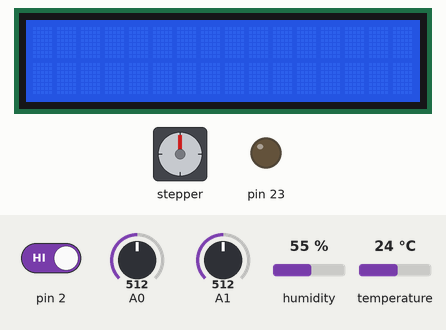
Recording of a sketch running on a simulated Arduino Uno, built with avr-gcc and run on an emulated ATmega328P. Shown: 16×2 character LCD, stepper motor, output pins drawn as LEDs (lit = HIGH). The inputs (shaded band) are chosen by the test bench; at power-on: pin 2 HIGH, humidity 55 %, A0 = 512, A1 = 512, temperature 24 °C. The local clock reads 2024-03-15 10:24:30 at power-on unless the sketch sets it; stepper angles assume 2048 steps per turn; pins used as bus, display or sensor lines are not drawn; what the sketch prints to the serial monitor is not drawn.

Above: at 1.2 s.
1.3 s: pin 2 driven LOW
At 2.0 s:
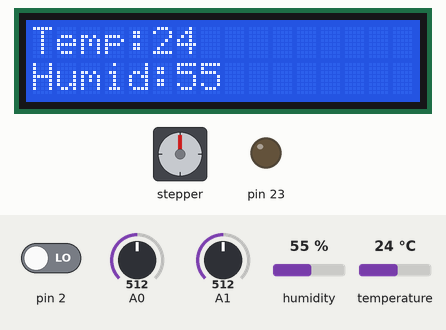
At 2.91 s:
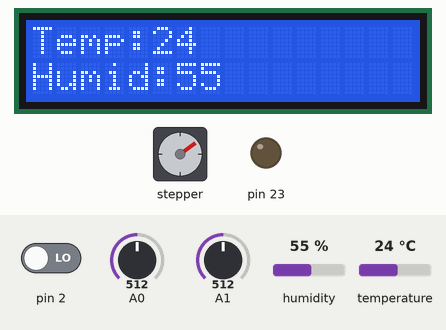
6.6 s: humidity set to 22 %
At 9.22 s:
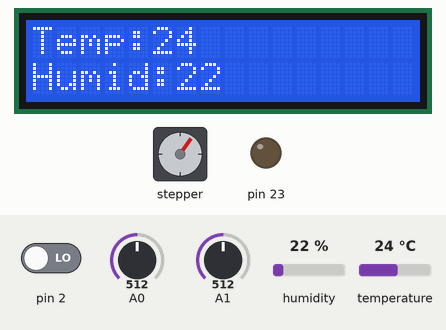
Timing chart, 0 to 15.0 s (numbered marks = the images above; inputs shaded):
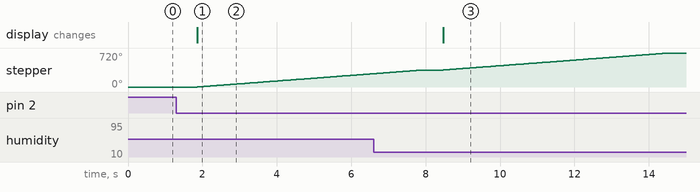

Measured:
- after the input at 1.3 s, stepper: keeps turning clockwise at about 60°/s, starting after 0.56 s; the display: changes after 0.56 s (image 1)
- after the input at 6.6 s, the display: changes after 1.9 s (image 3)

The sketch:

FinalProject.ino
```cpp
// Hunter Bickel

#include <LiquidCrystal.h>
#include <DHT11.h>
#include <Stepper.h>
#include <Wire.h>
#include <I2C_RTC.h>

#define RDA  (1 << 7)
#define TBE  (1 << 5)

//UART
// UART Pointers
volatile unsigned char *myUCSR0A  = 0x00C0;
volatile unsigned char *myUCSR0B  = 0x00C1;
volatile unsigned char *myUCSR0C  = 0x00C2;
volatile unsigned int  *myUBRR0   = 0x00C4;
volatile unsigned char *myUDR0    = 0x00C6;

//EICRA
volatile unsigned char *myEICRA = 0x69;
volatile unsigned char *myEIMSK = 0x3D;
volatile unsigned char *myEIFR = 0x3C;

//Port A
volatile unsigned char *myPortA = 0x22;
volatile unsigned char *myDDRA = 0x21;
volatile unsigned char *myPinA = 0x20;

//Port B
volatile unsigned char *myPortB = 0x25;
volatile unsigned char *myDDRB = 0x24;
volatile unsigned char *myPinB = 0x23;

//Port E
volatile unsigned char *myPortE = 0x2E;
volatile unsigned char *myDDRE = 0x2D;
volatile unsigned char *myPinE = 0x2C;

//Port L
volatile unsigned char *myPortL = 0x10B;
volatile unsigned char *myDDRL = 0x10A;
volatile unsigned char *myPinL = 0x109;

//Analog Read
volatile unsigned char *my_ADMUX = (unsigned char*) 0x7C;
volatile unsigned char *my_ADCSRB = (unsigned char*) 0x7B;
volatile unsigned char *my_ADCSRA = (unsigned char*) 0x7A;
volatile unsigned int *my_ADC_DATA = (unsigned int*) 0x78;

//Timer
volatile unsigned char *myTCCR1A = (unsigned char *) 0x80;
volatile unsigned char *myTCCR1B = (unsigned char *) 0x81;
volatile unsigned char *myTCCR1C = (unsigned char *) 0x82;
volatile unsigned char *myTIMSK1 = (unsigned char *) 0x6F;
volatile unsigned int  *myTCNT1  = (unsigned  int *) 0x84;
volatile unsigned char *myTIFR1 =  (unsigned char *) 0x36;

DS1307 RTC;

LiquidCrystal lcd{7, 8, 9, 10, 11, 12}; // LCD setup

DHT11 dht(13); // DHT11 setup
int temp;
int humid;

Stepper stepperName = Stepper(2048, 3, 4, 5, 6);

int waterLevel; //for water level detection

enum state {Idle, Running, Error, Disabled};

enum state currentState = Disabled;

volatile bool startPressed = false;

void setup()
{

  U0Init(9600);
  adc_init();

  stepperName.setSpeed(10);

  lcd.begin(16, 2); // Set up LCD

  *myDDRB |= (1 << 0); // Red LED
  *myDDRB |= (1 << 2); // Yellow
  *myDDRL |= (1 << 0); // Blue
  *myDDRL |= (1 << 2); // Green

  *myDDRA &= ~(1 << 5); // Stop
  *myPortA |= (1 << 5);
  *myDDRE &= ~(1 << 4); // Start, set to input, turn on pull-up resistor
  *myPortE |= (1 << 4);
  *myDDRA &= !(1 << 1); // Restart
  *myPortA |= (1 << 1);

  *myDDRB |= (1 << 7); // Fan

  RTC.begin();
  RTC.setHourMode(CLOCK_H12);

  *myEICRA |= (1 << 1); // Setup Interrupt
  *myEICRA &= ~(1 << 0);
  *myEIMSK |= (1 << 0);

  attachInterrupt(digitalPinToInterrupt(2), StartButton, FALLING);

}


void loop()
{


  if (currentState != Disabled) {

    int result = dht.readTemperatureHumidity(temp, humid);

    if (currentState != Error) {
      if (result == 0) { // Update LCD screen with temp and humidity
        lcd.clear();
        lcd.print("Temp: ");
        lcd.setCursor(5, 0);
        lcd.print(temp);
        lcd.setCursor(0, 1);
        lcd.print("Humid: ");
        lcd.setCursor(6, 1);
        lcd.print(humid);
        lcd.setCursor(0, 0);
      }
    }

    if (*myPinA & (1 << 5)) { // Check if off button gets clicked
      *myPortA &= ~(1 << 7); // Turn fan off
      currentState = Disabled; // Go into DISABLED mode
      *myPortL &= ~(1 << 2);
      *myPortB &= ~(1 << 0);
      *myPortL &= ~(1 << 0);
      stringStream("Transitioning to DISABLED\n");
      IntToString(RTC.getHours());
      stringStream(":");
      IntToString(RTC.getMinutes());
      stringStream(":");
      IntToString(RTC.getSeconds());
      stringStream("\n");
      lcd.clear();
    }

    //Control vent position using potentiometer
    int ventVal = adc_read(1);

    if (ventVal > 450) {
      stepperName.step(2048);
    } else {}

    int resVal = adc_read(0);

    if (currentState == Idle) {


      if (resVal < 500) { // If water level too low, state == error
        *myPortL &= ~(1 << 2);
        currentState = Error;
        stringStream("Transitioning to ERROR\n");
        IntToString(RTC.getHours());
        stringStream(":");
        IntToString(RTC.getMinutes());
        stringStream(":");
        IntToString(RTC.getSeconds());
        stringStream("\n");
        *myPortB |= (1 << 0); // Red LED on (all others off)
      }

      if (temp >= 22) { // If temp too high, state = RUNNING
        *myPortL &= ~(1 << 2);
        currentState = Running;
        stringStream("Transitioning to RUNNING\n");
        IntToString(RTC.getHours());
        stringStream(":");
        IntToString(RTC.getMinutes());
        stringStream(":");
        IntToString(RTC.getSeconds());
        stringStream("\n");
        *myPortL |= (1 << 0); // Blue LED on (all others off)
      }

    } else if (currentState == Error) {

      if ((*myPinA & (1 << 1)) && resVal >= 200) { // Reset button should change it back to Idle if water is normal
        *myPortB &= ~(1 << 0);
        currentState = Idle;
        lcd.clear();
        stringStream("Transitioning to IDLE\n");
        IntToString(RTC.getHours());
        stringStream(":");
        IntToString(RTC.getMinutes());
        stringStream(":");
        IntToString(RTC.getSeconds());
        stringStream("\n");
        *myPortL |= (1 << 2); // Green LED on
      }

      lcd.clear();
      lcd.setCursor(0, 0);
      lcd.print("ERROR: water low");
    } else if (currentState == Running) {
      *myPortA |= (1 << 7);

      if (resVal < 500) { // Transition to ERROR if water is too low
        *myPortL &= ~(1 << 0);
        currentState = Error;
        *myPortA &= ~(1 << 7);
        stringStream("Transitioning to ERROR\n");
        IntToString(RTC.getHours());
        stringStream(":");
        IntToString(RTC.getMinutes());
        stringStream(":");
        IntToString(RTC.getSeconds());
        stringStream("\n");
        *myPortB |= (1 << 0); // Red LED on (all others off)
      }

      if (temp < 22) { // Transition to IDLE if temperature drops below threshold
        *myPortL &= ~(1 << 0);
        currentState = Idle;
        *myPortA &= ~(1 << 7);
        stringStream("Transitioning to IDLE\n");
        IntToString(RTC.getHours());
        stringStream(":");
        IntToString(RTC.getMinutes());
        stringStream(":");
        IntToString(RTC.getSeconds());
        stringStream("\n");
        *myPortL |= (1 << 2); // Green LED on
      }

    }

    my_delay(1000);

  } else { //Disabled

  *myPortB |= (1 << 2); // Yellow LED ON

  if (startPressed) {
    currentState = Idle;
    *myPortB &= ~(1 << 2);
    stringStream("Transitioning to IDLE\n");
    IntToString(RTC.getHours());
    stringStream(":");
    IntToString(RTC.getMinutes());
    stringStream(":");
    IntToString(RTC.getSeconds());
    stringStream("\n");
    startPressed = false;
    *myPortL |= (1 << 2); // Green LED on
  }

  }
}

// Interrupt for Start button
void StartButton() {
  startPressed = true;
}

/*
 * UART FUNCTIONS
 */
void U0Init(int U0baud)
{
 unsigned long FCPU = 16000000;
 unsigned int tbaud;
 tbaud = (FCPU / 16 / U0baud - 1);
 // Same as (FCPU / (16 * U0baud)) - 1;
 *myUCSR0A = 0x20;
 *myUCSR0B = 0x18;
 *myUCSR0C = 0x06;
 *myUBRR0  = tbaud;
}
unsigned char kbhit()
{
  return (*myUCSR0A & RDA);
}
unsigned char getChar()
{
  return *myUDR0;
}
void putChar(unsigned char U0pdata)
{
  while((*myUCSR0A & TBE)==0);
  *myUDR0 = U0pdata;
}

void stringStream(const char *str) {
  while (*str != '\0') {
    putChar(*str);
    str++;
  }
}

void IntToString(int num) {
  char holder[10];

  int i = 0;
  if (num == 0) {
    holder[i++] = '0';
  }

  while (num != 0) {
    holder[i++] = '0' + (num % 10);
    num /= 10;
  }

  holder[i] = '\0';

  for (int j = 0, k = i - 1; j < k; j++, k --) {
    char temp = holder[j];
    holder[j] = holder[k];
    holder[k] = temp;
  }

  stringStream(holder);
}

void adc_init()
{
  // setup the A register
  *my_ADCSRA |= 0b10000000; // set bit   7 to 1 to enable the ADC
  *my_ADCSRA &= 0b11011111; // clear bit 6 to 0 to disable the ADC trigger mode
  *my_ADCSRA &= 0b11110111; // clear bit 5 to 0 to disable the ADC interrupt
  *my_ADCSRA &= 0b11111000; // clear bit 0-2 to 0 to set prescaler selection to slow reading
  // setup the B register
  *my_ADCSRB &= 0b11110111; // clear bit 3 to 0 to reset the channel and gain bits
  *my_ADCSRB &= 0b11111000; // clear bit 2-0 to 0 to set free running mode
  // setup the MUX Register
  *my_ADMUX  &= 0b01111111; // clear bit 7 to 0 for AVCC analog reference
  *my_ADMUX  |= 0b01000000; // set bit   6 to 1 for AVCC analog reference
  *my_ADMUX  &= 0b11011111; // clear bit 5 to 0 for right adjust result
  *my_ADMUX  &= 0b11100000; // clear bit 4-0 to 0 to reset the channel and gain bits
}

unsigned int adc_read(unsigned char adc_channel_num)
{
  // clear the channel selection bits (MUX 4:0)
  *my_ADMUX  &= 0b11100000;
  // clear the channel selection bits (MUX 5)
  *my_ADCSRB &= 0b11110111;
  // set the channel number
  if(adc_channel_num > 7)
  {
    // set the channel selection bits, but remove the most significant bit (bit 3)
    adc_channel_num -= 8;
    // set MUX bit 5
    *my_ADCSRB |= 0b00001000;
  }
  // set the channel selection bits
  *my_ADMUX  += adc_channel_num;
  // set bit 6 of ADCSRA to 1 to start a conversion
  *my_ADCSRA |= 0x40;
  // wait for the conversion to complete
  while((*my_ADCSRA & 0x40) != 0);
  // return the result in the ADC data register
  return *my_ADC_DATA;
}

void my_delay(unsigned int freq)
{
  *myTCCR1B &= 0xF8;
  *myTCNT1 = (unsigned int) (65536 - freq);
  *myTCCR1B |= 0b00000101;
  while ((*myTIFR1 & 0x01) == 0);
  *myTCCR1B &= 0xF8;
  *myTIFR1 |= 0x01;
}
```
